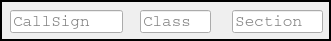
   <widget class="QFrame" name="frame_3">
    <property name="geometry">
     <rect>
      <x>10</x>
      <y>223</y>
      <width>331</width>
      <height>41</height>
     </rect>
    </property>
    <property name="font">
     <font>
      <family>Courier</family>
      <pointsize>12</pointsize>
      <weight>75</weight>
      <bold>true</bold>
     </font>
    </property>
    <property name="frameShape">
     <enum>QFrame::WinPanel</enum>
    </property>
    <property name="frameShadow">
     <enum>QFrame::Plain</enum>
    </property>
    <widget class="QLineEdit" name="callsign_entry">
     <property name="geometry">
      <rect>
       <x>10</x>
       <y>10</y>
       <width>113</width>
       <height>23</height>
      </rect>
     </property>
     <property name="font">
      <font>
       <family>JetBrains Mono</family>
       <pointsize>12</pointsize>
       <weight>50</weight>
       <bold>false</bold>
      </font>
     </property>
     <property name="toolTip">
      <string>Enter other operators callsign.</string>
     </property>
     <property name="statusTip">
      <string>Enter other operators callsign.</string>
     </property>
     <property name="whatsThis">
      <string>Enter other operators callsign.</string>
     </property>
     <property name="maxLength">
      <number>14</number>
     </property>
     <property name="frame">
      <bool>true</bool>
     </property>
     <property name="placeholderText">
      <string>CallSign</string>
     </property>
    </widget>
    <widget class="QLineEdit" name="class_entry">
     <property name="geometry">
      <rect>
       <x>140</x>
       <y>10</y>
       <width>71</width>
       <height>23</height>
      </rect>
     </property>
     <property name="font">
      <font>
       <family>JetBrains Mono</family>
       <pointsize>12</pointsize>
       <weight>50</weight>
       <bold>false</bold>
      </font>
     </property>
     <property name="placeholderText">
      <string>Class</string>
     </property>
    </widget>
    <widget class="QLineEdit" name="section_entry">
     <property name="geometry">
      <rect>
       <x>232</x>
       <y>10</y>
       <width>91</width>
       <height>23</height>
      </rect>
     </property>
     <property name="font">
      <font>
       <family>JetBrains Mono</family>
       <pointsize>12</pointsize>
       <weight>50</weight>
       <bold>false</bold>
      </font>
     </property>
     <property name="placeholderText">
      <string>Section</string>
     </property>
    </widget>
   </widget>
